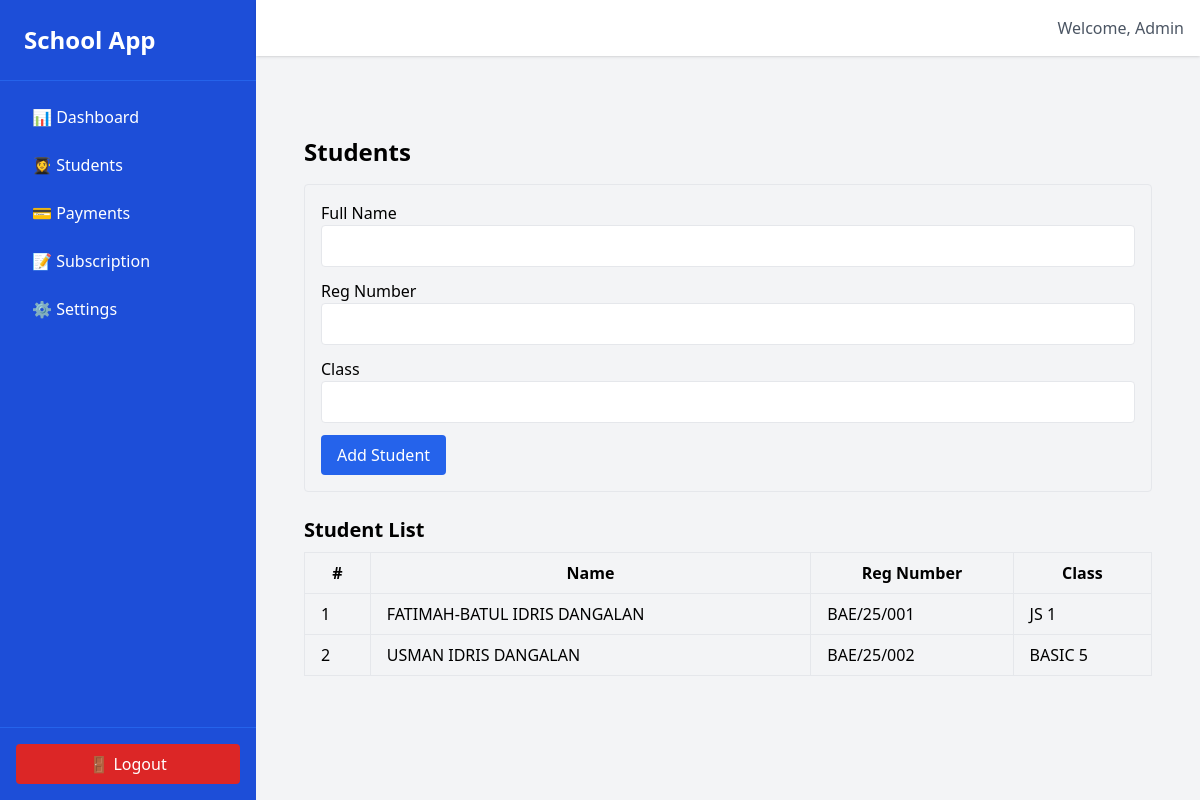
The app's page /students (signed in) with its own data.
### app.py (models this page shows)
class Student(db.Model):
    id = db.Column(db.Integer, primary_key=True)
    name = db.Column(db.String(150), nullable=False)
    reg_number = db.Column(db.String(50), nullable=False)
    student_class = db.Column(db.String(50), nullable=False)
    school_id = db.Column(db.Integer, db.ForeignKey("school.id"), nullable=False)
    payments = db.relationship("Payment", backref="student", lazy=True)

### app.py (the view, shortened to what this page needs)
@app.route("/students", methods=["GET", "POST"])
@login_required
def students():
    school = current_school()
    students_list = Student.query.filter_by(school_id=school.id).all()
    student_count = len(students_list)
    trial_active = school.subscription_expiry >= datetime.today().date() or student_count < app.config['TRIAL_LIMIT']
    return render_template("students.html", students=students_list, student_count=student_count, trial_limit=app.config['TRIAL_LIMIT'], trial_active=trial_active)

### app.py (called while the page is built, shortened)
def current_school():
    if "school_id" in session:
        return db.session.get(School, session["school_id"])
    return None

def login_required(f):
    @wraps(f)
    def decorated_function(*args, **kwargs):
        school = current_school()
        if not school:
            flash("Please log in first.", "warning")
            return redirect(url_for("index"))
        return f(*args, **kwargs)
    return decorated_function

### templates/students.html
{% extends "base.html" %}
{% block content %}
<div class="container mx-auto p-6">
    <h1 class="text-2xl font-bold mb-4">Students</h1>
    <form method="POST" class="mb-6 p-4 border rounded">
        <div class="mb-3">
            <label class="block font-medium">Full Name</label>
            <input type="text" name="name" class="border rounded w-full p-2" required>
        </div>
        <div class="mb-3">
            <label class="block font-medium">Reg Number</label>
            <input type="text" name="reg_number" class="border rounded w-full p-2" required>
        </div>
        <div class="mb-3">
            <label class="block font-medium">Class</label>
            <input type="text" name="student_class" class="border rounded w-full p-2" required>
        </div>
        <button type="submit" class="bg-blue-600 text-white px-4 py-2 rounded">Add Student</button>
    </form>
    <h2 class="text-xl font-semibold mb-2">Student List</h2>
    {% if students %}
        <table class="table-auto w-full border">
            <thead>
                <tr class="bg-gray-100">
                    <th class="px-4 py-2 border">#</th>
                    <th class="px-4 py-2 border">Name</th>
                    <th class="px-4 py-2 border">Reg Number</th>
                    <th class="px-4 py-2 border">Class</th>
                </tr>
            </thead>
            <tbody>
                {% for student in students %}
                <tr>
                    <td class="border px-4 py-2">{{ loop.index }}</td>
                    <td class="border px-4 py-2">{{ student.name }}</td>
                    <td class="border px-4 py-2">{{ student.reg_number }}</td>
                    <td class="border px-4 py-2">{{ student.student_class }}</td>
                </tr>
                {% endfor %}
            </tbody>
        </table>
    {% else %}
        <p>No students yet.</p>
    {% endif %}
</div>
{% endblock %}

### records on screen
Student: name "FATIMAH-BATUL IDRIS DANGALAN", reg_number "BAE/25/001", student_class "JS 1"
Student: name "USMAN IDRIS DANGALAN", reg_number "BAE/25/002", student_class "BASIC 5"

### other values on screen
{{ school.name if school else "School App" }} "School App"
{{ school.name if school else "Admin" }} "Admin"
